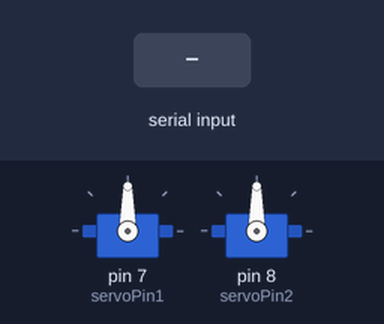
A sketch run on a simulated Arduino Uno, built with avr-gcc and run on an emulated ATmega328P. Parts: 2 × servo. The inputs (shaded band) are chosen by the test bench.

Above: at 1.7 s.
1.8 s: "D" received over Serial
At 3.0 s:
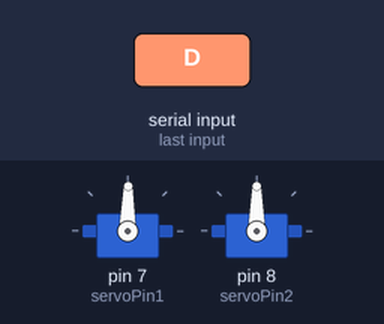
3.3 s: "R" received over Serial
At 4.3 s:
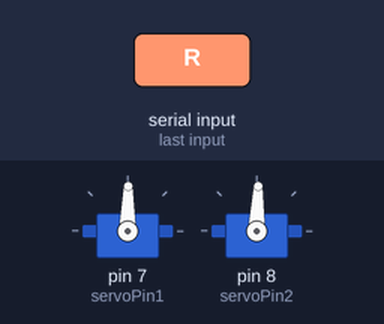
Timing chart, 0 to 6.3 s (numbered marks = the images above; inputs shaded):
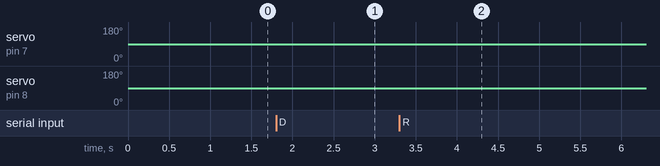

Measured:
- after the input at 1.8 s, servo on pin 7 (servoPin1): 90° → 89° at once
- after the input at 3.3 s, servo on pin 8 (servoPin2): 90° → 88° at once

The sketch:

projectFaceTrackCam.ino
```cpp
/*We used two servo to for left to right and up down movement of the camera*/

#include<Servo.h>
Servo myServo;      //Making instance of Servo motor class
Servo myServo1;
int servoPin1 = 7;  //connect servo motor pin for vertical motion into 7 pin of arduino
int servoPin2 = 8;  //connect servo motor pin for horizontal motion into 8 pin of arduino
void setup() {
  Serial.begin(9600);
  myServo.attach(servoPin1);
  myServo1.attach(servoPin2);
  myServo.write(90);
  myServo1.write(90);
  delay(500);
}

byte pos, ip, ip1;
void loop() {
    while(Serial.available()>0){      //checking if the serial is available or not
      pos = Serial.read();        //getting the serial
      ip = myServo.read();        //getting the initial position of servo 1
      ip1 = myServo1.read();      //getting the initial position of servo 2
      if(pos=='D'){
        if(ip>0){
          myServo.write(ip-1);
          delay(20);
          }
        }
      if(pos=='U'){
        if(ip<180){
          myServo.write(ip+1);
          delay(20);
          }
        }
       if(pos=='R'){
        if(ip1>0){
          myServo1.write(ip-1);
          delay(20);
          }
        }
       if(pos=='L'){
        if(ip1<180){
          myServo1.write(ip+1);
          delay(20);                //processing the instruction from computer system
          }
        }
      }
}
```
